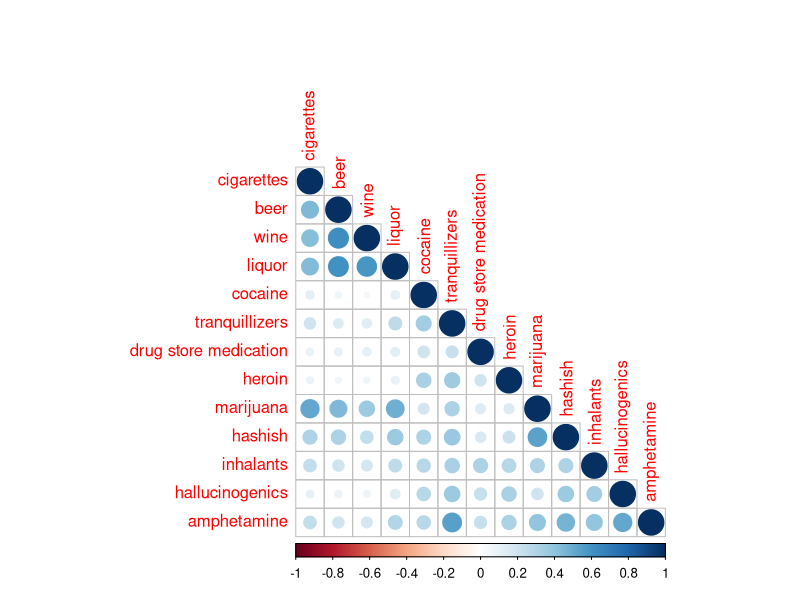
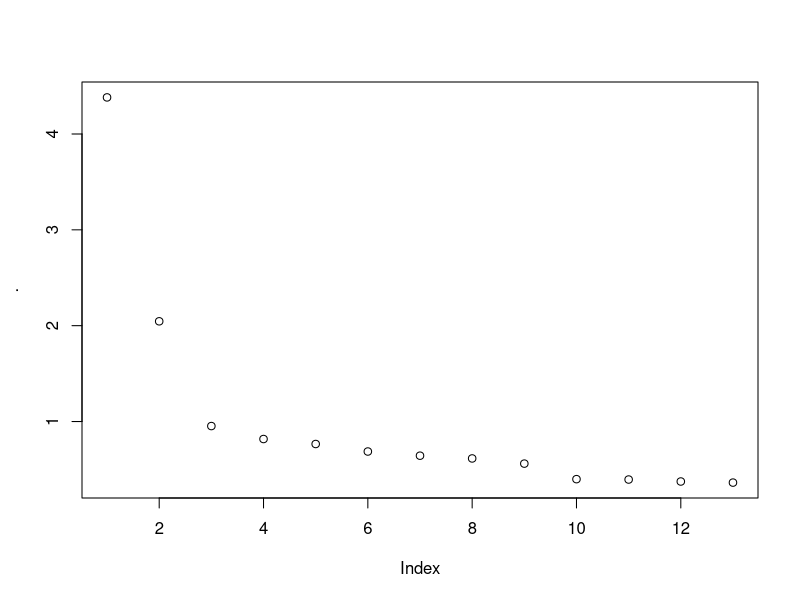

Write the R code that produced these figures, in order. (Note: this script raises an error after producing the figures.)
## ---- chunk 1
library(dplyr)
library(ggplot2)
library(here)
## ---- chunk 2
d <-
 c(0.447,          
   0.422, 0.619,       
   0.435, 0.604, 0.583,        
   0.114, 0.068, 0.053, 0.115,        
   0.203, 0.146, 0.139, 0.258, 0.349,   
   0.091, 0.103, 0.110, 0.122, 0.209, 0.221,
   0.082, 0.063, 0.066, 0.097, 0.321, 0.355, 0.201,
   0.513, 0.445, 0.365, 0.482, 0.186, 0.315, 0.150, 0.154,
   0.304, 0.318, 0.240, 0.368, 0.303, 0.377, 0.163, 0.219, 0.534,
   0.245, 0.203, 0.183, 0.255, 0.272, 0.323, 0.310, 0.288, 0.301, 0.302,
   0.101, 0.088, 0.074, 0.139, 0.279, 0.367, 0.232, 0.320, 0.204, 0.368, 0.340,
   0.245, 0.199, 0.184, 0.293, 0.278, 0.545, 0.232, 0.314, 0.394, 0.467, 0.392, 0.511)

druguse <- diag(13) / 2

druguse[upper.tri(druguse)] <- d

druguse <- druguse + t(druguse)

rownames(druguse) <- colnames(druguse) <- c("cigarettes", "beer", "wine", "liquor", "cocaine",
         "tranquillizers", "drug store medication", "heroin",
         "marijuana", "hashish", "inhalants", "hallucinogenics", "amphetamine")

## ---- chunk 3
druguse %>% 
  corrplot::corrplot(type = "lower")
## ---- chunk 4
sapply(1:7, function(nf)
      factanal(covmat = druguse, factors = nf,
               method = "mle", n.obs = 1634)$PVAL) %>% 
  format.pval()



eigen(druguse)$values %>% plot

## ---- chunk 5
fact_2_analysis <- factanal(covmat = druguse, factors = 2,
               method = "mle", n.obs = 1634)

fact_6_analysis <- factanal(covmat = druguse, factors = 6,
               method = "mle", n.obs = 1634)
## ---- chunk 6
fact
